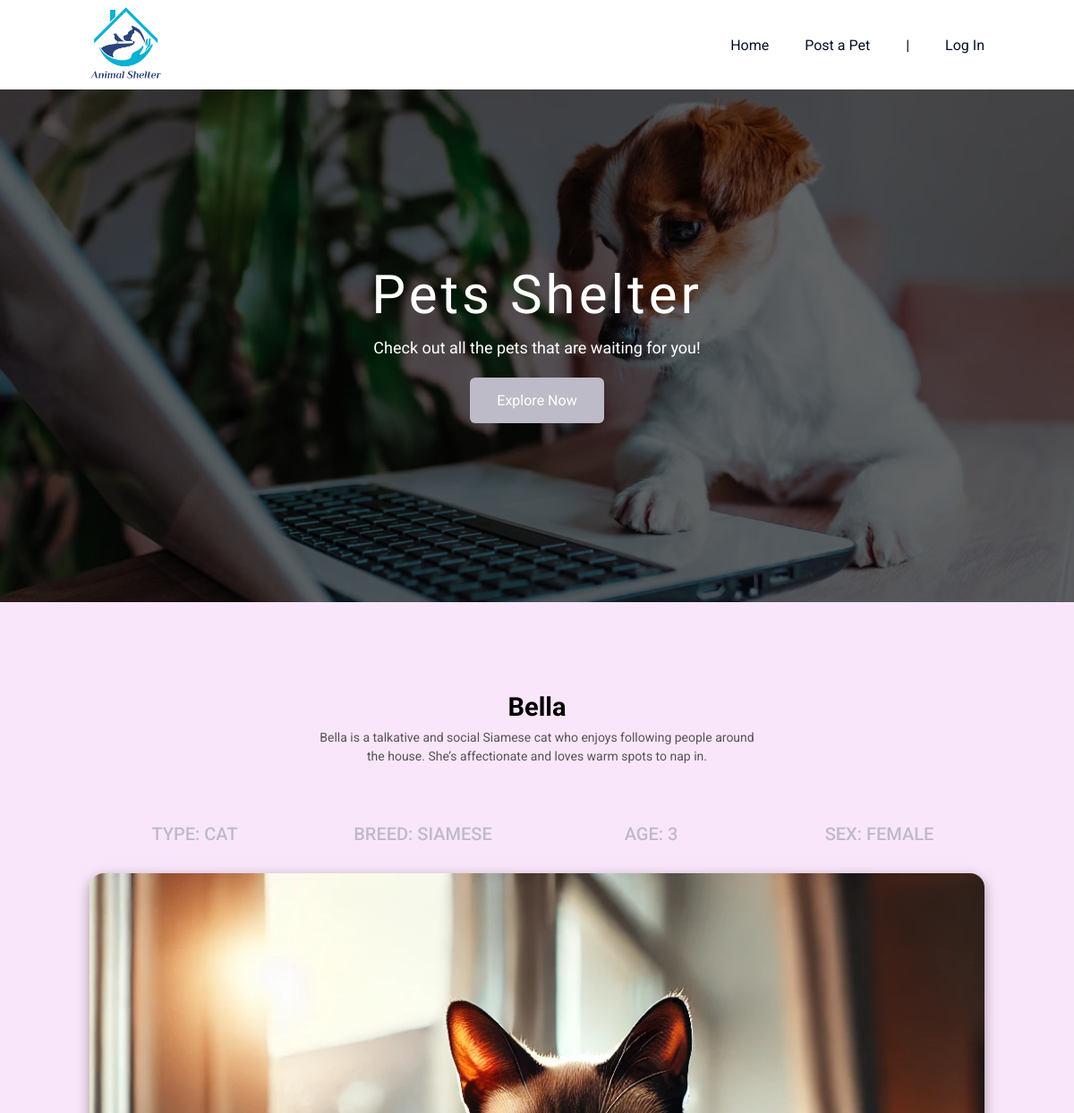
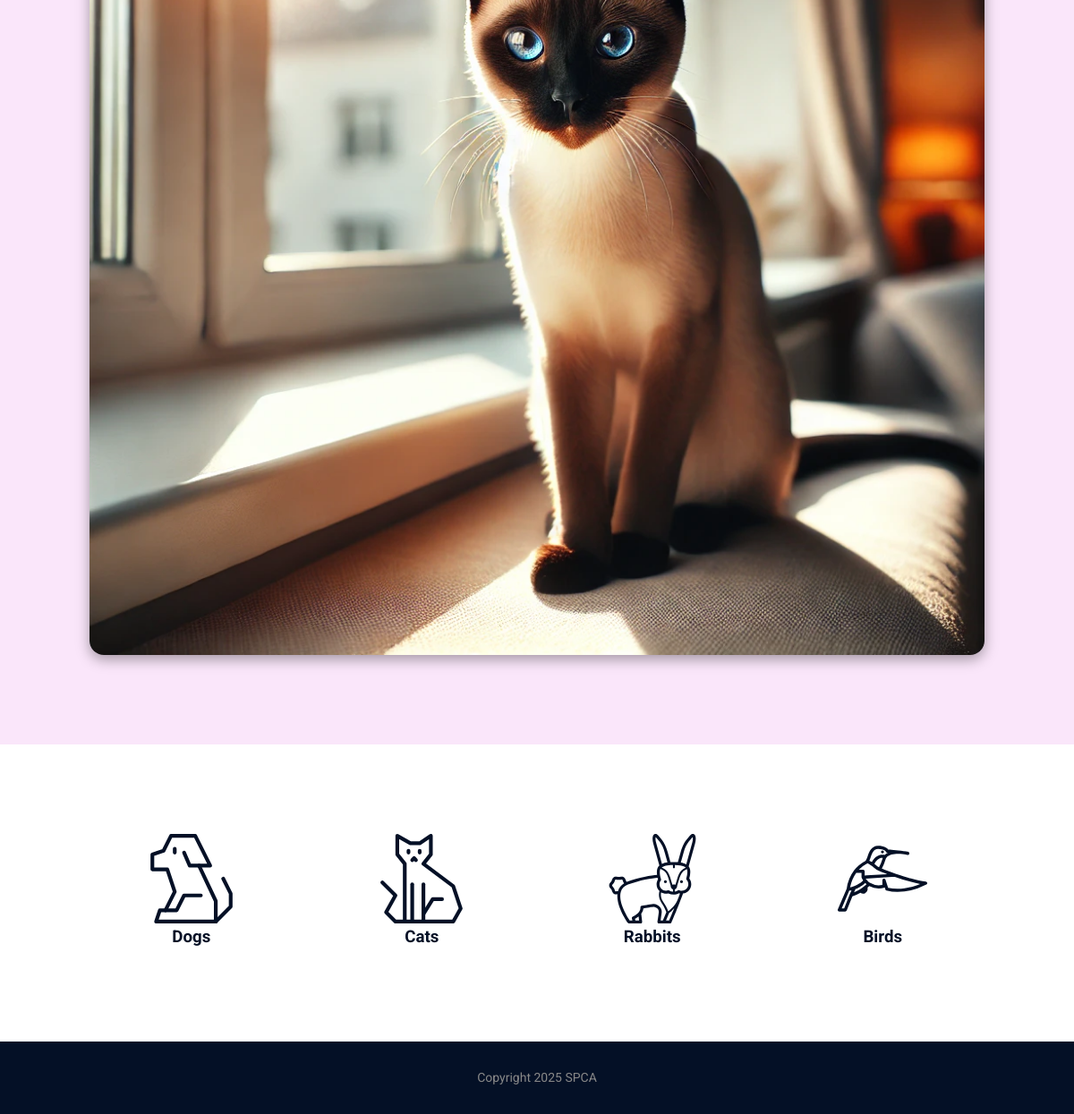
/pet.php?pet=16, run on the app's committed database (2 pictures, top to bottom).
### tables this page shows
CREATE TABLE `pets` (
  `id` int(11) NOT NULL,
  `name` varchar(255) NOT NULL,
  `age` varchar(255) NOT NULL,
  `type` varchar(255) NOT NULL,
  `sex` varchar(255) NOT NULL,
  `breed` varchar(255) NOT NULL,
  `image` varchar(255) NOT NULL,
  `description` text NOT NULL
);

### pet.php (the view, shortened to what this page needs)
<?php
include_once "./configs.php";
 if(isset($_GET["pet"])){
     $petId = $_GET["pet"];
     $request = $conn->prepare("SELECT * FROM pets WHERE id = ?");
     $request->bind_param("i", $petId);
 }
$request->execute();
$result = $request->get_result();
?>
<!doctype html>
<html lang="en">
<head>
    <link rel="stylesheet" href="styles.css">
</head>
<body>
    <?php include_once "components/header.php"; ?>
    <main>
        <?php include_once "components/banner-home.php"; ?>
        <section class="latest">
            <div class="container">
                <?php
                if ($result->num_rows > 0) {
                $row = $result->fetch_assoc()
                ?>
                <div class="section-header" id="section-header">
                    <h2><?= $row['name'] ?></h2>
                    <p><?= $row['description'] ?></p>
                </div>
                <ul class="pet-details">
                    <li>Type: <?= $row['type'] ?></li>
                    <li>Breed: <?= $row['breed'] ?></li>
                    <li>Age: <?= $row['age'] ?></li>
                    <li>Sex: <?= $row['sex'] ?></li>
                </ul>
                <div class="pet-img">
                    <img src="<?= $row['image'] ?>" alt=""/>
                </div>
                    <?php
                } else {
                    echo "No results found!";
                }
                ?>
            </div>
        </section>
        <?php include_once "sections/pet-choice.php"; ?>
    </main>
    <?php include_once "components/footer.php"; ?>
</body>
</html>

### styles.css (style rules this page uses)
:root { --primary-color: #041026; --secondary-color: #bebbc8; }
* { margin: 0; padding: 0; box-sizing: border-box; outline: none; }
body { font-family: "Roboto", serif; }
section { padding: 100px 0; }
h2 { font-size: 29px; margin-bottom: 7px; }
p { color: #555; font-size: 14px; line-height: 1.5; }
ul { list-style: none; }
.container { max-width: 1000px; width: 90%; margin: 0 auto; }
.latest { background: #fae6fa; }
.section-header { text-align: center; max-width: 500px; margin: 0 auto 30px; }

### data on the page
pets: name "Bella", description "Bella is a talkative and social Siamese cat who enjoys following people around the house. She’s affectionate and loves warm spots to nap in.", type "CAT", breed "SIAMESE", age "3", sex "FEMALE", image (picture)
